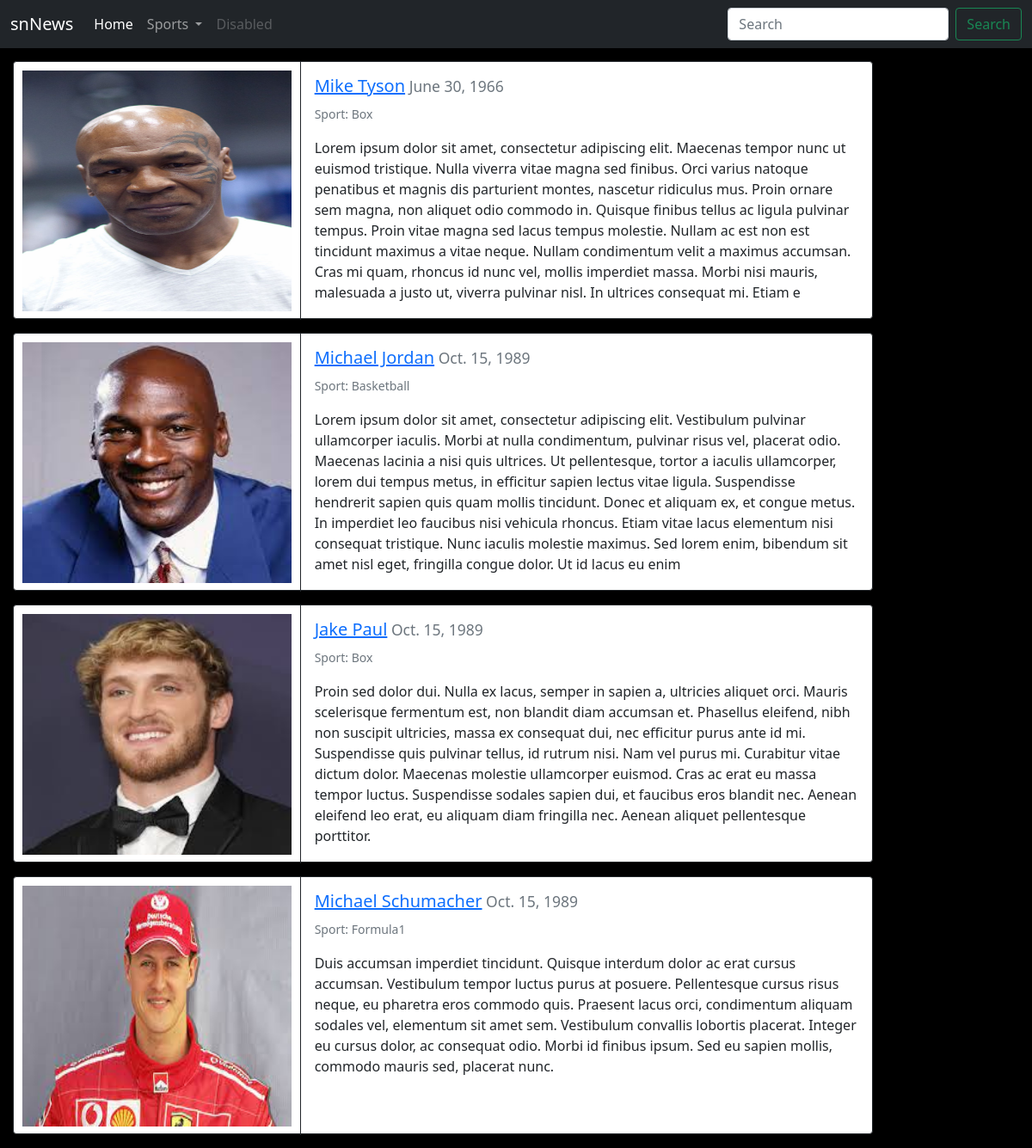
The page / on the database its author committed.
### articles/models.py (models this page shows, shortened)
class SportsMen(models.Model):
    name = models.CharField(max_length=100)
    date_of_birth = models.DateField()
    preview = models.CharField(max_length=630, null=True, blank=True)
    content = models.TextField()
    category = models.ForeignKey(Category, on_delete=models.CASCADE, null=True, blank=True)
    image = models.ImageField(null=True, blank=True, upload_to='images')

class Category(models.Model):
    title = models.CharField(max_length=50)
    def __str__(self):
        return self.title

### articles/views.py (the view)
# urls.py: path('', HomePage.as_view(), name='home'),
class HomePage(ListView):
    model = SportsMen
    template_name = 'home.html'
    def get_context_data(self, **kwargs):
        context = super().get_context_data(**kwargs)
        cat = Category.objects.all()
        context['categories'] = cat
        context['cat_count'] = cat.count()
        return context

### templates/home.html
{% extends 'base.html' %}
{% load static %}
{% block content %}
    {% for person in object_list %}
    <div class="card border-dark mb-3" style="width: 1000px; height: 300px; margin: 15px;">
        <div class="row g-0">
          <div class="col-md-4">
            <img src="{{ person.image.url }}" class="img-fluid rounded-start" style="width: 350px; height: 300px; padding: 10px; " alt="...">
          </div>
          <div class="col-md-8" style="border-left: 1px solid;">
            <div class="card-body" >
              <h5 class="card-title"><a href="{% url 'detail' person.id %}">{{ person.name }}</a><small class="text-muted"> {{ person.date_of_birth }}</small></h5>
              <p class="card-text"><small class="text-muted">Sport: {{ person.category }}</small></p>
              <p class="card-text">{{ person.preview }}</p>
            </div>
          </div>
        </div>
      </div>
    {% endfor %}
{% endblock content %}

### static/css/style.css (style rules this page uses)
body { background-color: black; }

### rows shown on the page
SportsMen: image (picture), name "Mike Tyson", date_of_birth "June 30, 1966", category "Box", preview "Lorem ipsum dolor sit amet, consectetur adipiscing elit. Maecenas tempor nunc ut euismod tristique. Nulla viverra vitae magna sed finibus. Orci varius natoque penatibus et magnis dis parturient montes, nascetur ridiculus mus. Proin ornare sem magna, non aliquet odio commodo in. Quisque finibus tellus ac ligula pulvinar tempus. Proin vitae magna sed lacus tempus molestie. Nullam ac est non est tincidunt maximus a vitae neque. Nullam condimentum velit a maximus accumsan. Cras mi quam, rhoncus id nunc vel, mollis imperdiet massa. Morbi nisi mauris, malesuada a justo ut, viverra pulvinar nisl. In ultrices consequat mi. Etiam e"
SportsMen: image (picture), name "Michael Jordan", date_of_birth "Oct. 15, 1989", category "Basketball", preview "Lorem ipsum dolor sit amet, consectetur adipiscing elit. Vestibulum pulvinar ullamcorper iaculis. Morbi at nulla condimentum, pulvinar risus vel, placerat odio. Maecenas lacinia a nisi quis ultrices. Ut pellentesque, tortor a iaculis ullamcorper, lorem dui tempus metus, in efficitur sapien lectus vitae ligula. Suspendisse hendrerit sapien quis quam mollis tincidunt. Donec et aliquam ex, et congue metus. In imperdiet leo faucibus nisi vehicula rhoncus. Etiam vitae lacus elementum nisi consequat tristique. Nunc iaculis molestie maximus. Sed lorem enim, bibendum sit amet nisl eget, fringilla congue dolor. Ut id lacus eu enim"
SportsMen: image (picture), name "Jake Paul", date_of_birth "Oct. 15, 1989", category "Box", preview "Proin sed dolor dui. Nulla ex lacus, semper in sapien a, ultricies aliquet orci. Mauris scelerisque fermentum est, non blandit diam accumsan et. Phasellus eleifend, nibh non suscipit ultricies, massa ex consequat dui, nec efficitur purus ante id mi. Suspendisse quis pulvinar tellus, id rutrum nisi. Nam vel purus mi. Curabitur vitae dictum dolor. Maecenas molestie ullamcorper euismod. Cras ac erat eu massa tempor luctus. Suspendisse sodales sapien dui, et faucibus eros blandit nec. Aenean eleifend leo erat, eu aliquam diam fringilla nec. Aenean aliquet pellentesque porttitor."
SportsMen: image (picture), name "Michael Schumacher", date_of_birth "Oct. 15, 1989", category "Formula1", preview "Duis accumsan imperdiet tincidunt. Quisque interdum dolor ac erat cursus accumsan. Vestibulum tempor luctus purus at posuere. Pellentesque cursus risus neque, eu pharetra eros commodo quis. Praesent lacus orci, condimentum aliquam sodales vel, elementum sit amet sem. Vestibulum convallis lobortis placerat. Integer eu cursus dolor, ac consequat odio. Morbi id finibus ipsum. Sed eu sapien mollis, commodo mauris sed, placerat nunc."
